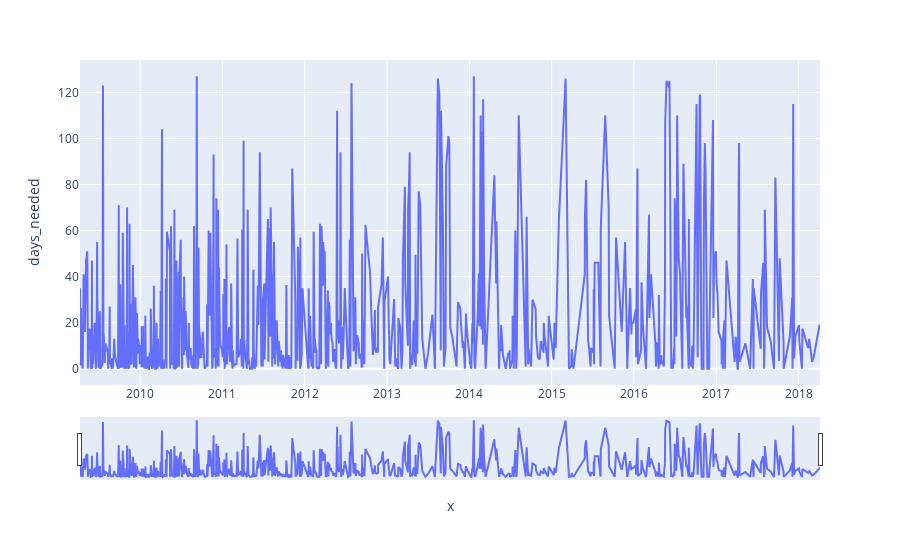

The notebook cell this image was saved under:
### Markdown cell above
## Days needed to solve problem

### Code cell
created = df[['created_date', 'days_needed']].groupby('created_date').mean().reset_index()
created = created.set_index(['created_date'])

fig = px.line(created, x=created.index, y='days_needed')
fig.update_xaxes(rangeslider_visible=True)
fig.show()

### Figure 1 — Plotly figure (JSON) as saved in the notebook; plotly's stock layout.template omitted (floating-point values rounded to 4 significant figures; data arrays with more than 128 entries replaced by an {"elided": "..."} marker saying what was removed)
{"data": [{"hovertemplate": "x=%{x}<br>days_needed=%{y}<extra></extra>", "legendgroup": "", "line": {"color": "#636efa", "dash": "solid"}, "mode": "lines", "name": "", "showlegend": false, "type": "scatter", "x": {"elided": "838 str values"}, "xaxis": "x", "y": {"elided": "838 float values"}, "yaxis": "y"}], "layout": {"legend": {"tracegroupgap": 0}, "margin": {"t": 60}, "xaxis": {"anchor": "y", "domain": [0, 1], "rangeslider": {"visible": true}, "title": {"text": "x"}}, "yaxis": {"anchor": "x", "domain": [0, 1], "title": {"text": "days_needed"}}}}
